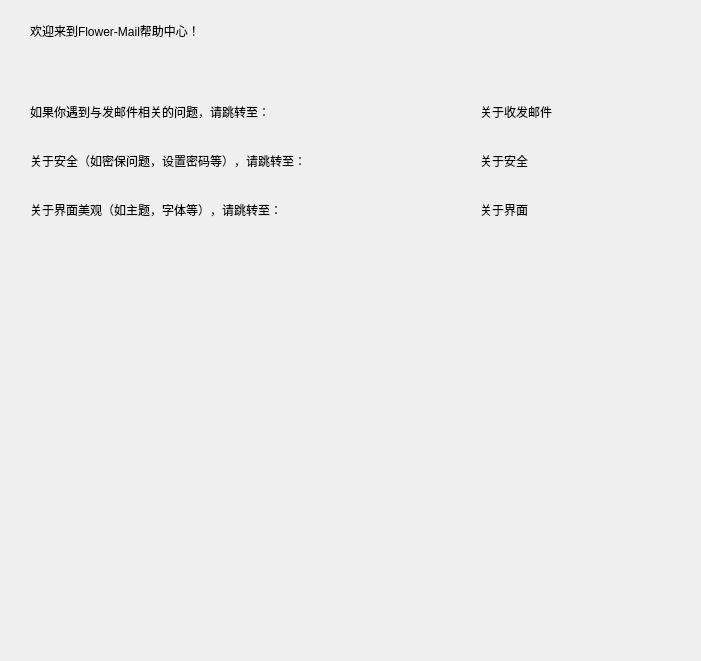
<?xml version="1.0" encoding="UTF-8"?>
<ui version="4.0">
 <class>HelpMainPage</class>
 <widget class="QWidget" name="HelpMainPage">
  <property name="geometry">
   <rect>
    <x>0</x>
    <y>0</y>
    <width>701</width>
    <height>661</height>
   </rect>
  </property>
  <property name="windowTitle">
   <string>Form</string>
  </property>
  <widget class="QLabel" name="label">
   <property name="geometry">
    <rect>
     <x>30</x>
     <y>10</y>
     <width>251</width>
     <height>41</height>
    </rect>
   </property>
   <property name="text">
    <string>欢迎来到Flower-Mail帮助中心！</string>
   </property>
  </widget>
  <widget class="QWidget" name="verticalLayoutWidget">
   <property name="geometry">
    <rect>
     <x>30</x>
     <y>90</y>
     <width>421</width>
     <height>141</height>
    </rect>
   </property>
   <layout class="QVBoxLayout" name="verticalLayout">
    <item>
     <widget class="QLabel" name="label_2">
      <property name="text">
       <string>如果你遇到与发邮件相关的问题，请跳转至：</string>
      </property>
     </widget>
    </item>
    <item>
     <widget class="QLabel" name="label_3">
      <property name="text">
       <string>关于安全（如密保问题，设置密码等），请跳转至：</string>
      </property>
     </widget>
    </item>
    <item>
     <widget class="QLabel" name="label_4">
      <property name="text">
       <string>关于界面美观（如主题，字体等），请跳转至：</string>
      </property>
     </widget>
    </item>
   </layout>
  </widget>
  <widget class="QWidget" name="verticalLayoutWidget_2">
   <property name="geometry">
    <rect>
     <x>480</x>
     <y>90</y>
     <width>111</width>
     <height>141</height>
    </rect>
   </property>
   <layout class="QVBoxLayout" name="verticalLayout_2">
    <item>
     <widget class="QLabel" name="label_6">
      <property name="text">
       <string>关于收发邮件</string>
      </property>
     </widget>
    </item>
    <item>
     <widget class="QLabel" name="label_5">
      <property name="text">
       <string>关于安全</string>
      </property>
     </widget>
    </item>
    <item>
     <widget class="QLabel" name="label_7">
      <property name="text">
       <string>关于界面</string>
      </property>
     </widget>
    </item>
   </layout>
  </widget>
 </widget>
 <resources/>
 <connections/>
</ui>
